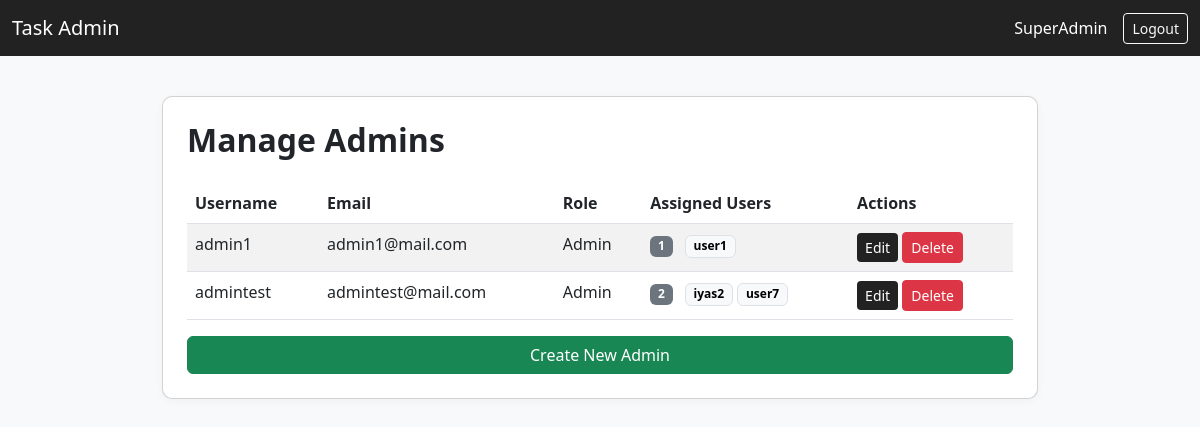
The page /adminpanel/manage-admins/ (signed in) on the database as committed earlier.
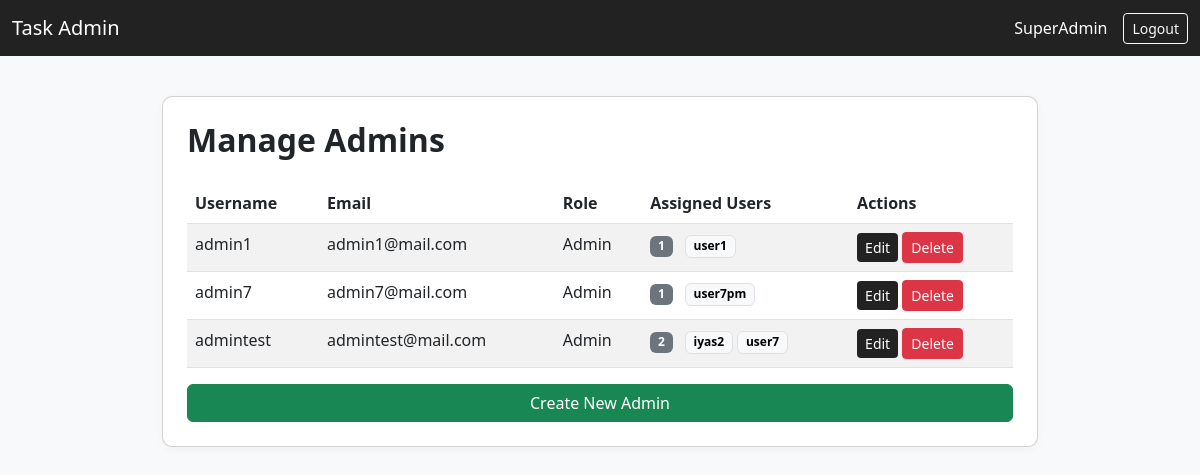
The same page on the database as committed later.
### accounts/models.py (models this page shows, shortened)
class User(AbstractUser):
	ROLE_CHOICES = [
		('user', 'User'),
		('admin', 'Admin'),
		('superadmin', 'SuperAdmin'),
	]
	role = models.CharField(max_length=20, choices=ROLE_CHOICES, default='user')
	assigned_admin = models.ForeignKey('self', null=True, blank=True, on_delete=models.SET_NULL, limit_choices_to={'role': 'admin'}, related_name='assigned_users')

### adminpanel/views.py (the view)
# urls.py: path('manage-admins/', views.manage_admins, name='manage_admins'),
@login_required
def manage_admins(request):
    if not is_superadmin(request.user):
        return HttpResponseForbidden()
    admins = (User.objects
              .filter(role='admin')
              .prefetch_related('assigned_users')
              .order_by('username'))
    return render(request, 'adminpanel/manage_admins.html', {'admins': admins})

### adminpanel/views.py (called while the page is built)
def is_superadmin(user):
    return user.is_authenticated and user.role == 'superadmin'

### adminpanel/templates/adminpanel/manage_admins.html
{% extends 'base.html' %}
{% block content %}
<h2 class="mb-4">Manage Admins</h2>
<table class="table table-striped">
    <thead>
    <tr><th>Username</th><th>Email</th><th>Role</th><th>Assigned Users</th><th>Actions</th></tr>
    </thead>
    <tbody>
    {% for admin in admins %}
    <tr>
        <td>{{ admin.username }}</td>
        <td>{{ admin.email }}</td>
        <td>{{ admin.get_role_display }}</td>
        <td>
            {% with count=admin.assigned_users.count %}
                <span class="badge text-bg-secondary me-2">{{ count }}</span>
            {% endwith %}
            {% for user in admin.assigned_users.all %}
                <span class="badge text-bg-light border">{{ user.username }}</span>
            {% empty %}-{% endfor %}
        </td>
        <td>
            <a href="{% url 'adminpanel:edit_user' admin.id %}" class="btn btn-sm btn-primary">Edit</a>
            <a href="{% url 'adminpanel:delete_user' admin.id %}"
               class="btn btn-sm btn-danger"
               onclick="return confirm('Delete admin {{ admin.username }}? This cannot be undone.');">Delete</a>
        </td>
    </tr>
    {% endfor %}
    </tbody>
</table>
<a href="{% url 'adminpanel:create_admin' %}" class="btn btn-success">Create New Admin</a>
{% endblock %}

Rows that differ between the two databases and show on the page:
added User: username "admin7", email "admin7@mail.com", role "Admin", assigned_users.count "1", shown under "Manage Admins"
added User: username "user7pm", shown under "admin7"
